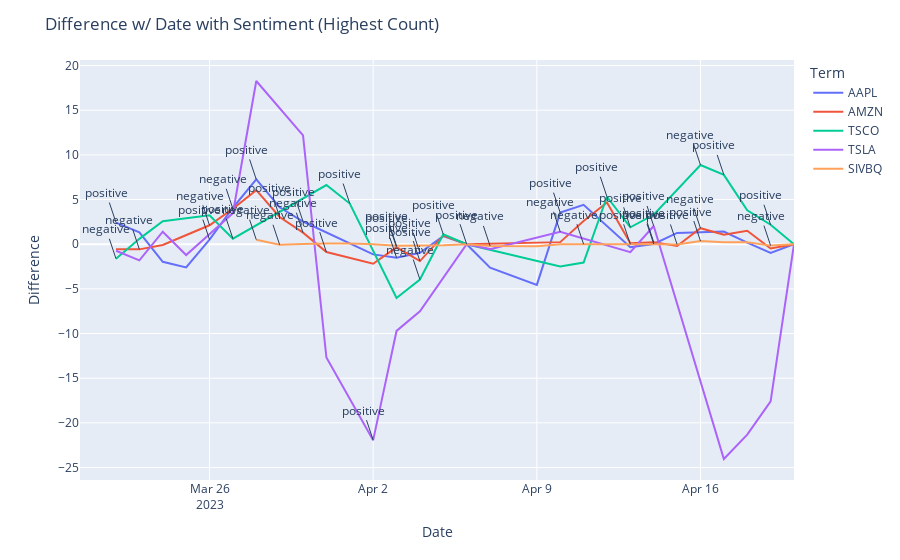

Here is the notebook cell this chart was saved with:
### Code cell
# Create a line plot with Plotly
fig = px.line(last_30_days_df, x='Date', y='Difference', color='Term', labels={'Difference': 'Difference'})

# Add sentiment information as annotations
for index, row in sentiment_max_count.iterrows():
    date = row['Date']
    term = row['Term']
    sentiment = row['Sentiment']
    if sentiment in ['positive','negative']:
        matching_rows = last_30_days_df[(last_30_days_df['Date'] == date) & (last_30_days_df['Term'] == term)]
        if not matching_rows.empty:
            closing_price = matching_rows.iloc[0]['Difference']
            fig.add_annotation(x=date, y=closing_price, text=sentiment, showarrow=True)

# Set plot title
fig.update_layout(title='Difference w/ Date with Sentiment (Highest Count)')

# Show the plot
fig.show()

### Figure 1 — Plotly figure (JSON) as saved in the notebook; plotly's stock layout.template omitted (floating-point values rounded to 4 significant figures)
{"data": [{"hovertemplate": "Term=AAPL<br>Date=%{x}<br>Difference=%{y}<extra></extra>", "legendgroup": "AAPL", "line": {"color": "#636efa", "dash": "solid"}, "marker": {"symbol": "circle"}, "mode": "lines", "name": "AAPL", "orientation": "v", "showlegend": true, "type": "scatter", "x": ["2023-03-22T00:00:00", "2023-03-23T00:00:00", "2023-03-24T00:00:00", "2023-03-25T00:00:00", "2023-03-26T00:00:00", "2023-03-27T00:00:00", "2023-03-28T00:00:00", "2023-03-29T00:00:00", "2023-03-30T00:00:00", "2023-04-02T00:00:00", "2023-04-03T00:00:00", "2023-04-04T00:00:00", "2023-04-05T00:00:00", "2023-04-06T00:00:00", "2023-04-07T00:00:00", "2023-04-09T00:00:00", "2023-04-10T00:00:00", "2023-04-11T00:00:00", "2023-04-13T00:00:00", "2023-04-14T00:00:00", "2023-04-15T00:00:00", "2023-04-17T00:00:00", "2023-04-18T00:00:00", "2023-04-19T00:00:00", "2023-04-20T00:00:00"], "xaxis": "x", "y": [2.42, 1.32, -1.97, -2.6, 0.52, 4.08, 7.25, 4.13, 2.54, -1.14, -1.51, -0.97, 0.9, 0, -2.63, -4.56, 3.53, 4.41, -0.35, 0.01999, 1.26, 1.42, 0.18, -0.98, 0], "yaxis": "y"}, {"hovertemplate": "Term=AMZN<br>Date=%{x}<br>Difference=%{y}<extra></extra>", "legendgroup": "AMZN", "line": {"color": "#EF553B", "dash": "solid"}, "marker": {"symbol": "circle"}, "mode": "lines", "name": "AMZN", "orientation": "v", "showlegend": true, "type": "scatter", "x": ["2023-03-22T00:00:00", "2023-03-23T00:00:00", "2023-03-24T00:00:00", "2023-03-26T00:00:00", "2023-03-27T00:00:00", "2023-03-28T00:00:00", "2023-03-29T00:00:00", "2023-03-30T00:00:00", "2023-03-31T00:00:00", "2023-04-02T00:00:00", "2023-04-03T00:00:00", "2023-04-04T00:00:00", "2023-04-05T00:00:00", "2023-04-06T00:00:00", "2023-04-10T00:00:00", "2023-04-11T00:00:00", "2023-04-12T00:00:00", "2023-04-13T00:00:00", "2023-04-14T00:00:00", "2023-04-15T00:00:00", "2023-04-16T00:00:00", "2023-04-17T00:00:00", "2023-04-18T00:00:00", "2023-04-19T00:00:00", "2023-04-20T00:00:00"], "xaxis": "x", "y": [-0.57, -0.58, -0.09, 2.12, 3.96, 6.05, 3.04, 1.29, -0.88, -2.19, -0.35, -1.89, 0.96, 0, 0.23, 2.59, 4.68, 0.11, 0.23, -0.21, 1.79, 1.07, 1.51, -0.49, 0], "yaxis": "y"}, {"hovertemplate": "Term=TSCO<br>Date=%{x}<br>Difference=%{y}<extra></extra>", "legendgroup": "TSCO", "line": {"color": "#00cc96", "dash": "solid"}, "marker": {"symbol": "circle"}, "mode": "lines", "name": "TSCO", "orientation": "v", "showlegend": true, "type": "scatter", "x": ["2023-03-22T00:00:00", "2023-03-23T00:00:00", "2023-03-24T00:00:00", "2023-03-26T00:00:00", "2023-03-27T00:00:00", "2023-03-31T00:00:00", "2023-04-01T00:00:00", "2023-04-03T00:00:00", "2023-04-04T00:00:00", "2023-04-05T00:00:00", "2023-04-06T00:00:00", "2023-04-10T00:00:00", "2023-04-11T00:00:00", "2023-04-12T00:00:00", "2023-04-13T00:00:00", "2023-04-14T00:00:00", "2023-04-16T00:00:00", "2023-04-17T00:00:00", "2023-04-18T00:00:00", "2023-04-19T00:00:00", "2023-04-20T00:00:00"], "xaxis": "x", "y": [-1.63, 0.6, 2.56, 3.23, 0.62, 6.62, 4.55, -6.03, -3.96, 1.1, 0, -2.49, -2.05, 5.31, 1.89, 3.29, 8.87, 7.76, 3.79, 2.18, 0], "yaxis": "y"}, {"hovertemplate": "Term=TSLA<br>Date=%{x}<br>Difference=%{y}<extra></extra>", "legendgroup": "TSLA", "line": {"color": "#ab63fa", "dash": "solid"}, "marker": {"symbol": "circle"}, "mode": "lines", "name": "TSLA", "orientation": "v", "showlegend": true, "type": "scatter", "x": ["2023-03-22T00:00:00", "2023-03-23T00:00:00", "2023-03-24T00:00:00", "2023-03-25T00:00:00", "2023-03-27T00:00:00", "2023-03-28T00:00:00", "2023-03-30T00:00:00", "2023-03-31T00:00:00", "2023-04-02T00:00:00", "2023-04-03T00:00:00", "2023-04-04T00:00:00", "2023-04-06T00:00:00", "2023-04-07T00:00:00", "2023-04-10T00:00:00", "2023-04-13T00:00:00", "2023-04-14T00:00:00", "2023-04-17T00:00:00", "2023-04-18T00:00:00", "2023-04-19T00:00:00", "2023-04-20T00:00:00"], "xaxis": "x", "y": [-0.74, -1.81, 1.4, -1.22, 3.47, 18.27, 12.18, -12.69, -21.94, -9.71, -7.52, 0, -0.55, 1.39, -0.9, 2.04, -24.05, -21.32, -17.6, 0], "yaxis": "y"}, {"hovertemplate": "Term=SIVBQ<br>Date=%{x}<br>Difference=%{y}<extra></extra>", "legendgroup": "SIVBQ", "line": {"color": "#FFA15A", "dash": "solid"}, "marker": {"symbol": "circle"}, "mode": "lines", "name": "SIVBQ", "orientation": "v", "showlegend": true, "type": "scatter", "x": ["2023-03-28T00:00:00", "2023-03-29T00:00:00", "2023-03-30T00:00:00", "2023-03-31T00:00:00", "2023-04-01T00:00:00", "2023-04-02T00:00:00", "2023-04-03T00:00:00", "2023-04-04T00:00:00", "2023-04-05T00:00:00", "2023-04-06T00:00:00", "2023-04-07T00:00:00", "2023-04-09T00:00:00", "2023-04-10T00:00:00", "2023-04-11T00:00:00", "2023-04-12T00:00:00", "2023-04-13T00:00:00", "2023-04-14T00:00:00", "2023-04-15T00:00:00", "2023-04-16T00:00:00", "2023-04-17T00:00:00", "2023-04-18T00:00:00", "2023-04-19T00:00:00", "2023-04-20T00:00:00"], "xaxis": "x", "y": [0.505, -0.065, 0.01, 0.08005, 0.065, 0.0051, -0.186, -0.171, -0.1111, 0, -0.194, -0.234, -0.015, -0.002, 0.014, -0.011, -0.02102, -0.0289, 0.352, 0.212, 0.2199, -0.161, -0.00315], "yaxis": "y"}], "layout": {"annotations": [{"showarrow": true, "text": "positive", "x": "2023-03-22T00:00:00", "y": 2.42}, {"showarrow": true, "text": "negative", "x": "2023-03-22T00:00:00", "y": -1.63}, {"showarrow": true, "text": "negative", "x": "2023-03-23T00:00:00", "y": -0.58}, {"showarrow": true, "text": "positive", "x": "2023-03-26T00:00:00", "y": 0.52}, {"showarrow": true, "text": "negative", "x": "2023-03-26T00:00:00", "y": 2.12}, {"showarrow": true, "text": "negative", "x": "2023-03-27T00:00:00", "y": 3.96}, {"showarrow": true, "text": "positive", "x": "2023-03-27T00:00:00", "y": 0.62}, {"showarrow": true, "text": "positive", "x": "2023-03-28T00:00:00", "y": 7.25}, {"showarrow": true, "text": "negative", "x": "2023-03-28T00:00:00", "y": 0.505}, {"showarrow": true, "text": "positive", "x": "2023-03-29T00:00:00", "y": 3.04}, {"showarrow": true, "text": "negative", "x": "2023-03-29T00:00:00", "y": -0.065}, {"showarrow": true, "text": "positive", "x": "2023-03-30T00:00:00", "y": 2.54}, {"showarrow": true, "text": "negative", "x": "2023-03-30T00:00:00", "y": 1.29}, {"showarrow": true, "text": "positive", "x": "2023-03-31T00:00:00", "y": -0.88}, {"showarrow": true, "text": "positive", "x": "2023-04-01T00:00:00", "y": 4.55}, {"showarrow": true, "text": "positive", "x": "2023-04-02T00:00:00", "y": -21.94}, {"showarrow": true, "text": "positive", "x": "2023-04-03T00:00:00", "y": -0.186}, {"showarrow": true, "text": "positive", "x": "2023-04-03T00:00:00", "y": -0.35}, {"showarrow": true, "text": "positive", "x": "2023-04-03T00:00:00", "y": -1.51}, {"showarrow": true, "text": "positive", "x": "2023-04-04T00:00:00", "y": -0.97}, {"showarrow": true, "text": "positive", "x": "2023-04-04T00:00:00", "y": -1.89}, {"showarrow": true, "text": "negative", "x": "2023-04-04T00:00:00", "y": -3.96}, {"showarrow": true, "text": "positive", "x": "2023-04-05T00:00:00", "y": 1.1}, {"showarrow": true, "text": "positive", "x": "2023-04-06T00:00:00", "y": 0}, {"showarrow": true, "text": "negative", "x": "2023-04-07T00:00:00", "y": -0.194}, {"showarrow": true, "text": "positive", "x": "2023-04-10T00:00:00", "y": 3.53}, {"showarrow": true, "text": "negative", "x": "2023-04-10T00:00:00", "y": 1.39}, {"showarrow": true, "text": "negative", "x": "2023-04-11T00:00:00", "y": -0.002}, {"showarrow": true, "text": "positive", "x": "2023-04-12T00:00:00", "y": 5.31}, {"showarrow": true, "text": "positive", "x": "2023-04-13T00:00:00", "y": -0.011}, {"showarrow": true, "text": "positive", "x": "2023-04-13T00:00:00", "y": 1.89}, {"showarrow": true, "text": "positive", "x": "2023-04-14T00:00:00", "y": 2.04}, {"showarrow": true, "text": "positive", "x": "2023-04-14T00:00:00", "y": 0.01999}, {"showarrow": true, "text": "positive", "x": "2023-04-14T00:00:00", "y": 0.23}, {"showarrow": true, "text": "positive", "x": "2023-04-15T00:00:00", "y": -0.0289}, {"showarrow": true, "text": "negative", "x": "2023-04-16T00:00:00", "y": 1.79}, {"showarrow": true, "text": "positive", "x": "2023-04-16T00:00:00", "y": 0.352}, {"showarrow": true, "text": "negative", "x": "2023-04-16T00:00:00", "y": 8.87}, {"showarrow": true, "text": "positive", "x": "2023-04-17T00:00:00", "y": 7.76}, {"showarrow": true, "text": "negative", "x": "2023-04-19T00:00:00", "y": -0.161}, {"showarrow": true, "text": "positive", "x": "2023-04-19T00:00:00", "y": 2.18}], "legend": {"title": {"text": "Term"}, "tracegroupgap": 0}, "margin": {"t": 60}, "title": {"text": "Difference w/ Date with Sentiment (Highest Count)"}, "xaxis": {"anchor": "y", "domain": [0, 1], "title": {"text": "Date"}}, "yaxis": {"anchor": "x", "domain": [0, 1], "title": {"text": "Difference"}}}}
